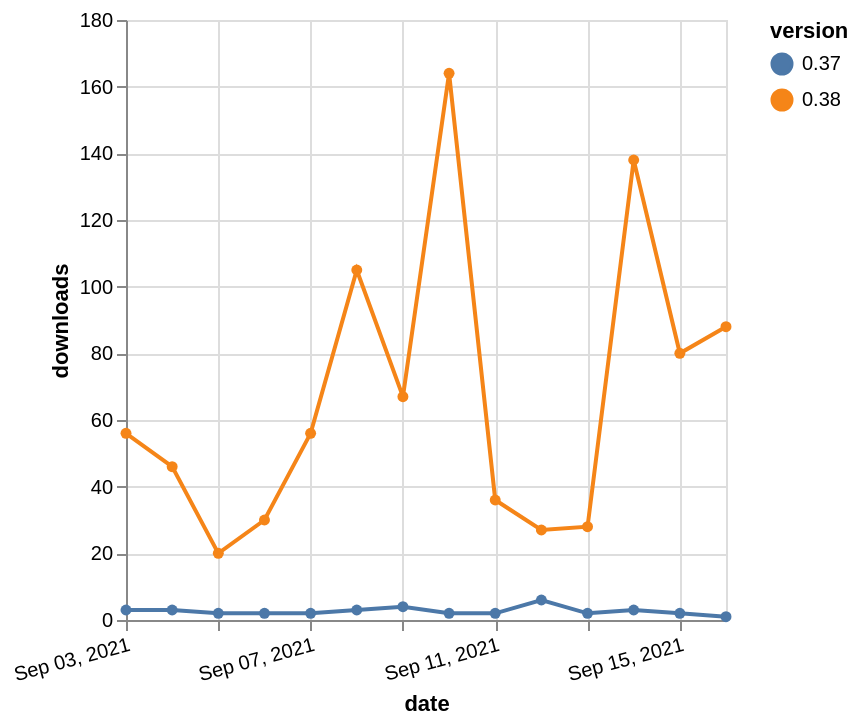

Vega-Lite specification stored for this chart:
### Vega-Lite specification from a JSON file in a GitHub repository (floating-point values rounded to 4 significant figures)
{"$schema": "https://vega.github.io/schema/vega-lite/v5.json", "description": "A simple bar chart with embedded data.", "data": {"values": [{"date": "2021-09-03", "total": 8800, "delta": 3, "version": "0.37"}, {"date": "2021-09-04", "total": 8803, "delta": 3, "version": "0.37"}, {"date": "2021-09-05", "total": 8805, "delta": 2, "version": "0.37"}, {"date": "2021-09-06", "total": 8807, "delta": 2, "version": "0.37"}, {"date": "2021-09-07", "total": 8809, "delta": 2, "version": "0.37"}, {"date": "2021-09-08", "total": 8812, "delta": 3, "version": "0.37"}, {"date": "2021-09-09", "total": 8816, "delta": 4, "version": "0.37"}, {"date": "2021-09-10", "total": 8818, "delta": 2, "version": "0.37"}, {"date": "2021-09-11", "total": 8820, "delta": 2, "version": "0.37"}, {"date": "2021-09-12", "total": 8826, "delta": 6, "version": "0.37"}, {"date": "2021-09-13", "total": 8828, "delta": 2, "version": "0.37"}, {"date": "2021-09-14", "total": 8831, "delta": 3, "version": "0.37"}, {"date": "2021-09-15", "total": 8833, "delta": 2, "version": "0.37"}, {"date": "2021-09-16", "total": 8834, "delta": 1, "version": "0.37"}, {"date": "2021-09-03", "total": 68027, "delta": 56, "version": "0.38"}, {"date": "2021-09-04", "total": 68073, "delta": 46, "version": "0.38"}, {"date": "2021-09-05", "total": 68093, "delta": 20, "version": "0.38"}, {"date": "2021-09-06", "total": 68123, "delta": 30, "version": "0.38"}, {"date": "2021-09-07", "total": 68179, "delta": 56, "version": "0.38"}, {"date": "2021-09-08", "total": 68284, "delta": 105, "version": "0.38"}, {"date": "2021-09-09", "total": 68351, "delta": 67, "version": "0.38"}, {"date": "2021-09-10", "total": 68515, "delta": 164, "version": "0.38"}, {"date": "2021-09-11", "total": 68551, "delta": 36, "version": "0.38"}, {"date": "2021-09-12", "total": 68578, "delta": 27, "version": "0.38"}, {"date": "2021-09-13", "total": 68606, "delta": 28, "version": "0.38"}, {"date": "2021-09-14", "total": 68744, "delta": 138, "version": "0.38"}, {"date": "2021-09-15", "total": 68824, "delta": 80, "version": "0.38"}, {"date": "2021-09-16", "total": 68912, "delta": 88, "version": "0.38"}]}, "width": "container", "mark": {"type": "line", "point": {"filled": true}}, "encoding": {"x": {"field": "date", "type": "temporal", "timeUnit": "yearmonthdate", "title": "date", "axis": {"labelAngle": -15}}, "y": {"field": "delta", "type": "quantitative", "title": "downloads"}, "color": {"field": "version", "type": "nominal"}, "tooltip": {"field": "delta"}}}
